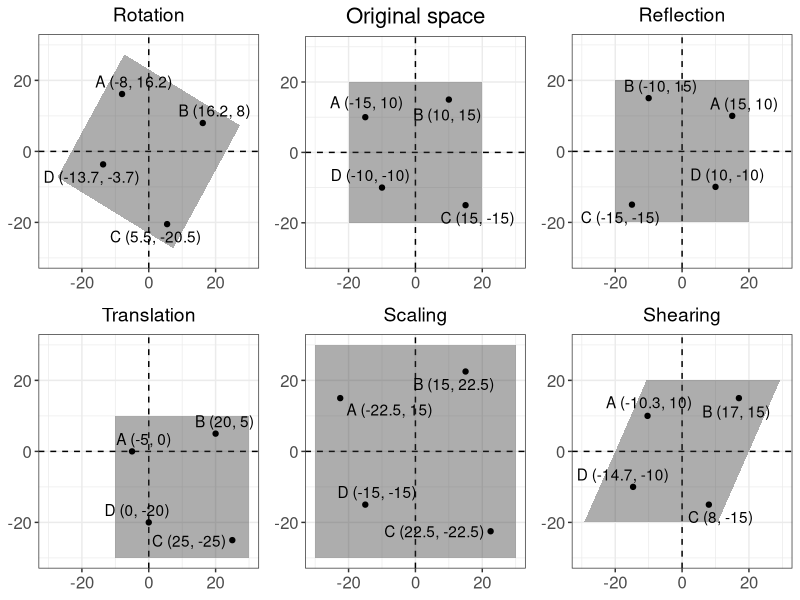
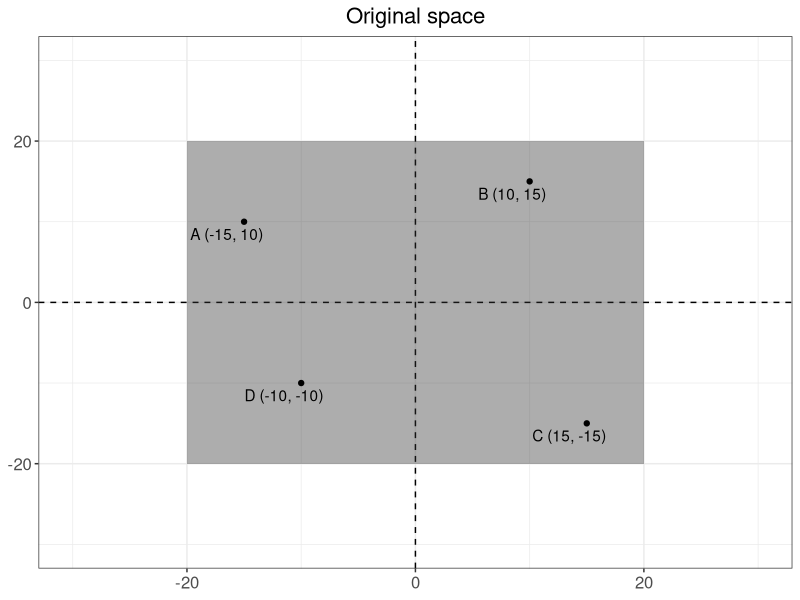
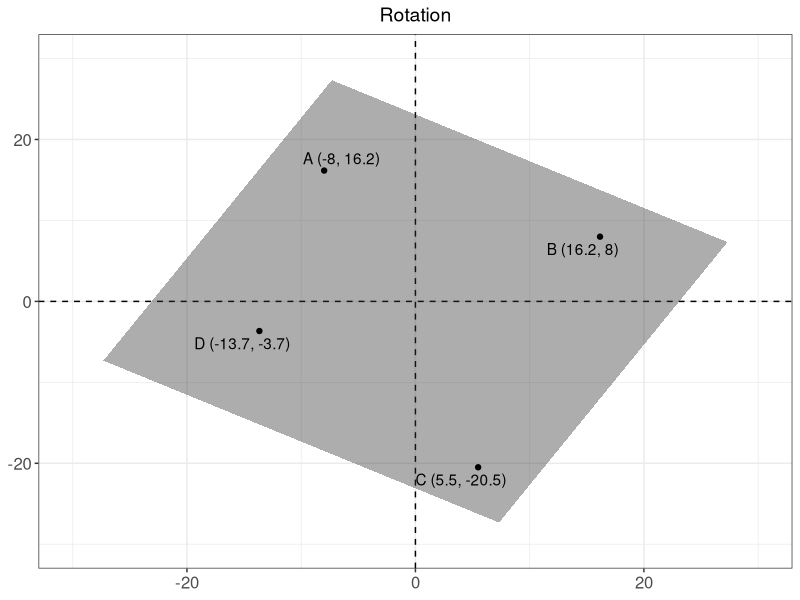
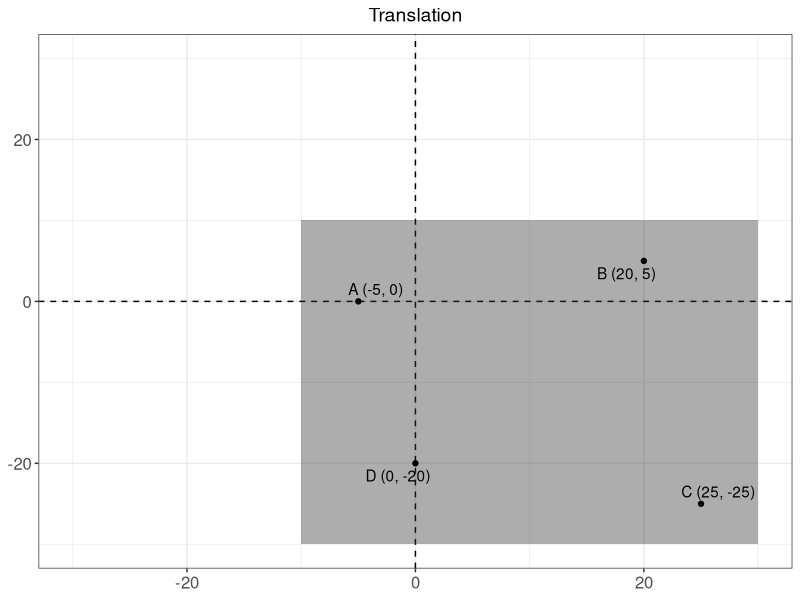
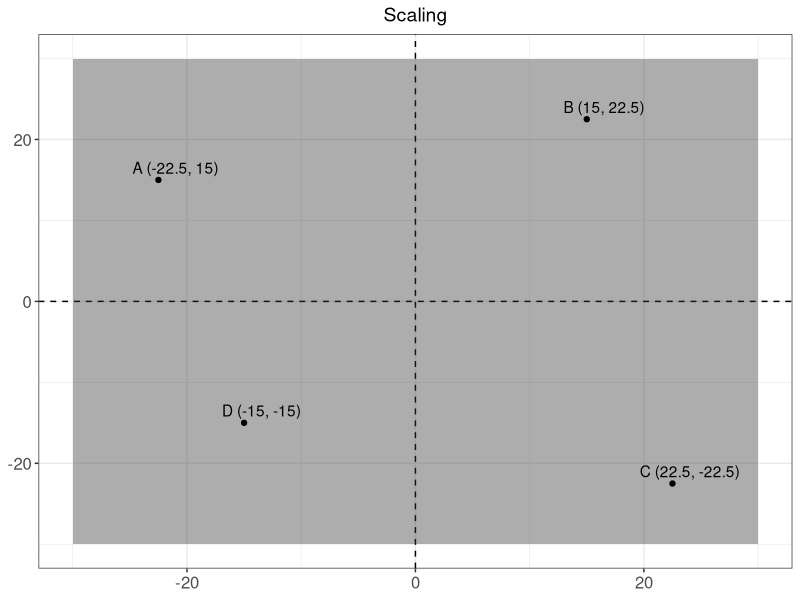
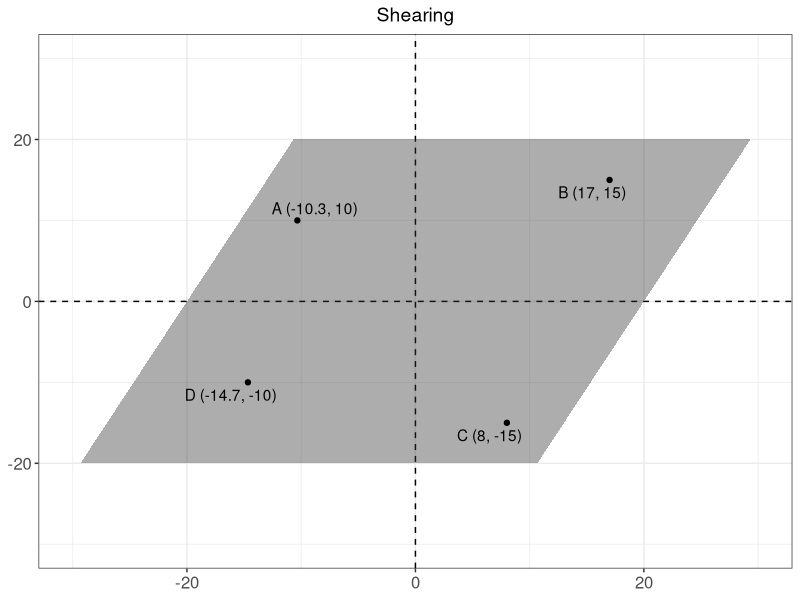
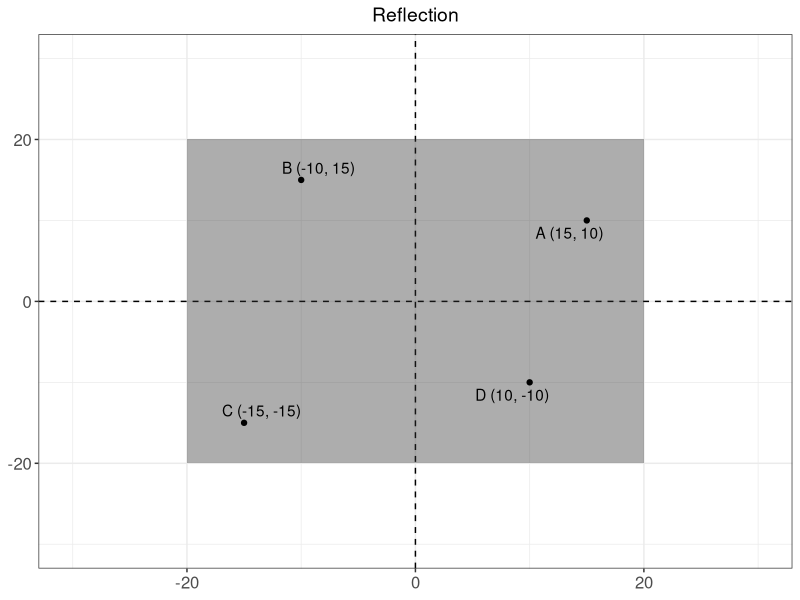
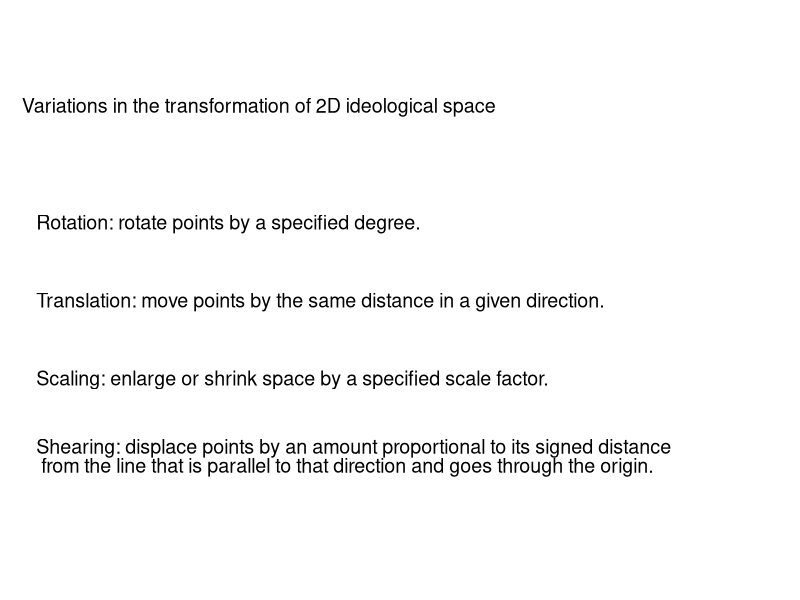

R code for these plots, in order: (Note: this script raises an error after producing the figures.)
library(ggplot2)
library(ggrepel)

# Original Space
space <- data.frame(x = c(-20, 20, 20,-20),
                    y = c( 20, 20,-20,-20))
points <- data.frame(x = c(-15, 10, 15,-10),
                     y = c( 10, 15,-15,-10))
points$lab = paste0(c("A", "B", "C", "D"),
                    rep(" (", 4), points$x, rep(", ", 4), points$y, rep(")",4)) 

sp0 <-ggplot(points, aes(x=x,y=y)) + 
  geom_vline(aes(xintercept=0), linetype=2) + 
  geom_hline(aes(yintercept=0), linetype=2) + 
  geom_polygon(data=space, aes(x=x,y=y), alpha=0.4, color=NA) +
  geom_point() + 
  geom_text_repel(aes(label=lab)) + 
  coord_cartesian(xlim=c(-30,30), ylim=c(-30,30)) + 
  ggtitle("Original space") + 
  theme_bw() + 
  theme(plot.title = element_text(hjust=0.5, size=16),
        axis.title = element_blank(),
        axis.text = element_text(size=12))
# sp0

# Rotated Space 

rotangle = 30 # Rotate by ... degrees

space1 <- data.frame(x = space$x * cos(-rotangle * (pi/180)) - space$y * sin(-rotangle * (pi/180)),
                     y = space$x * sin(-rotangle * (pi/180)) + space$y * cos(-rotangle * (pi/180)))
points1 <- data.frame(x = points$x * cos(-rotangle * (pi/180)) - points$y * sin(-rotangle * (pi/180)),
                     y = points$x * sin(-rotangle * (pi/180)) + points$y * cos(-rotangle * (pi/180)))
points1$lab = paste0(c("A", "B", "C", "D"),
                    rep(" (", 4), round(points1$x,1), rep(", ", 4), round(points1$y,1), rep(")",4)) 

sp1 <-ggplot(points1, aes(x=x,y=y)) + 
  geom_vline(aes(xintercept=0), linetype=2) + 
  geom_hline(aes(yintercept=0), linetype=2) + 
  geom_polygon(data=space1, aes(x=x,y=y), alpha=0.4, color=NA) +
  geom_point() + 
  geom_text_repel(aes(label=lab)) + 
  coord_cartesian(xlim=c(-30,30), ylim=c(-30,30)) + 
  ggtitle("Rotation") + 
  theme_bw() + 
  theme(plot.title = element_text(hjust=0.5, size=14),
        axis.title = element_blank(),
        axis.text = element_text(size=12))
# sp1

# Translated Space 

transcoord = c(10,-10) # Translation by (?,?)

space2 <- data.frame(x = space$x + transcoord[1],
                     y = space$y + transcoord[2])
points2 <- data.frame(x = points$x + transcoord[1],
                      y = points$y + transcoord[2])
points2$lab = paste0(c("A", "B", "C", "D"),
                     rep(" (", 4), round(points2$x,1), rep(", ", 4), round(points2$y,1), rep(")",4)) 

sp2 <-ggplot(points2, aes(x=x,y=y)) + 
  geom_vline(aes(xintercept=0), linetype=2) + 
  geom_hline(aes(yintercept=0), linetype=2) + 
  geom_polygon(data=space2, aes(x=x,y=y), alpha=0.4, color=NA) +
  geom_point() + 
  geom_text_repel(aes(label=lab)) + 
  coord_cartesian(xlim=c(-30,30), ylim=c(-30,30)) + 
  ggtitle("Translation") + 
  theme_bw() + 
  theme(plot.title = element_text(hjust=0.5, size=14),
        axis.title = element_blank(),
        axis.text = element_text(size=12))
# sp2

# Scaled Space 

scaleset = 1.5 # Scaling by ...

space3 <- data.frame(x = space$x * scaleset,
                     y = space$y * scaleset)
points3 <- data.frame(x = points$x * scaleset,
                      y = points$y * scaleset)
points3$lab = paste0(c("A", "B", "C", "D"),
                     rep(" (", 4), round(points3$x,1), rep(", ", 4), round(points3$y,1), rep(")",4)) 

sp3 <-ggplot(points3, aes(x=x,y=y)) + 
  geom_vline(aes(xintercept=0), linetype=2) + 
  geom_hline(aes(yintercept=0), linetype=2) + 
  geom_polygon(data=space3, aes(x=x,y=y), alpha=0.4, color=NA) +
  geom_point() + 
  geom_text_repel(aes(label=lab)) + 
  coord_cartesian(xlim=c(-30,30), ylim=c(-30,30)) + 
  ggtitle("Scaling") + 
  theme_bw() + 
  theme(plot.title = element_text(hjust=0.5, size=14),
        axis.title = element_blank(),
        axis.text = element_text(size=12))
# sp3

# Shearing

shearangle = 65 # Translation by (?,?)

space4 <- data.frame(x = space$x + (1/tan(shearangle* (pi/180))) * space$y,
                     y = space$y)
points4 <- data.frame(x = points$x + (1/tan(shearangle* (pi/180))) * points$y,
                      y = points$y)
points4$lab = paste0(c("A", "B", "C", "D"),
                     rep(" (", 4), round(points4$x,1), rep(", ", 4), round(points4$y,1), rep(")",4)) 

sp4 <-ggplot(points4, aes(x=x,y=y)) + 
  geom_vline(aes(xintercept=0), linetype=2) + 
  geom_hline(aes(yintercept=0), linetype=2) + 
  geom_polygon(data=space4, aes(x=x,y=y), alpha=0.4, color=NA) +
  geom_point() + 
  geom_text_repel(aes(label=lab)) + 
  coord_cartesian(xlim=c(-30,30), ylim=c(-30,30)) + 
  ggtitle("Shearing") + 
  theme_bw() + 
  theme(plot.title = element_text(hjust=0.5, size=14),
        axis.title = element_blank(),
        axis.text = element_text(size=12))
# sp4

# Reflection

# Reflection by Y axis

space5 <- data.frame(x = -space$x,
                     y = space$y)
points5 <- data.frame(x = -points$x,
                      y = points$y)
points5$lab = paste0(c("A", "B", "C", "D"),
                     rep(" (", 4), round(points5$x,1), rep(", ", 4), round(points5$y,1), rep(")",4)) 

sp5 <-ggplot(points5, aes(x=x,y=y)) + 
  geom_vline(aes(xintercept=0), linetype=2) + 
  geom_hline(aes(yintercept=0), linetype=2) + 
  geom_polygon(data=space5, aes(x=x,y=y), alpha=0.4, color=NA) +
  geom_point() + 
  geom_text_repel(aes(label=lab)) + 
  coord_cartesian(xlim=c(-30,30), ylim=c(-30,30)) + 
  ggtitle("Reflection") + 
  theme_bw() + 
  theme(plot.title = element_text(hjust=0.5, size=14),
        axis.title = element_blank(),
        axis.text = element_text(size=12))
# sp5

## Annotation Plot

ant <- data.frame(y=c(0.45,0.3,0.2,0.1,0),
           x=c(-0.1,0,0,0,0),
           lab = c("Variations in the transformation of 2D ideological space",
                   "Rotation: rotate points by a specified degree.",
                   "Translation: move points by the same distance in a given direction.",
                   "Scaling: enlarge or shrink space by a specified scale factor.",
                   "Shearing: displace points by an amount proportional to its signed distance\n from the line that is parallel to that direction and goes through the origin."))
                   # paste0("Rotation: Rotate space clockwise by ", rotangle," degrees."),
                   # paste0("Translation: Shift all coordinates by (", transcoord[1], ", ", transcoord[2], ")."),
                   # paste0("Scaling: Expand space by ", scaleset*100, "%."),
                   # paste0("Shearing: Shear space by shear angle of ", shearangle, " degrees.")))
spant <- ggplot(ant, aes(x=x,y=y,label=lab)) + 
  geom_text(size=5, hjust=0, lineheight = .8) + 
  coord_cartesian(xlim=c(0,5), ylim=c(-0.15,0.55)) + 
  theme_void()
# spant

## Arrange Plots

library(gridExtra)
library(grid)

# p <- arrangeGrob(arrangeGrob(sp0, spant, ncol=2, widths=c(1,3)), 
#              arrangeGrob(sp1,sp2,sp3,sp4, ncol=4), nrow=2)
# grid.draw(p)

p <- arrangeGrob(arrangeGrob(sp1, sp0, sp5, ncol=3, widths=c(1,1,1)), 
                 arrangeGrob(sp2,sp3,sp4, ncol=3), nrow=2)

#+ fig.width=9.5, fig.height=6.5
grid.draw(p)

#+
ggsave(paste0(projdir, "/Outputs/illustration/transform_illustration.png"), p, width=9.5, height=6.5)

# Save individual figures
ggsave(paste0(projdir, "/Outputs/illustration/sp0.png"), sp0, width=3, height=3.2)
ggsave(paste0(projdir, "/Outputs/illustration/sp1.png"), sp1, width=3, height=3.2)
ggsave(paste0(projdir, "/Outputs/illustration/sp2.png"), sp2, width=3, height=3.2)
ggsave(paste0(projdir, "/Outputs/illustration/sp3.png"), sp3, width=3, height=3.2)
ggsave(paste0(projdir, "/Outputs/illustration/sp4.png"), sp4, width=3, height=3.2)
ggsave(paste0(projdir, "/Outputs/illustration/sp5.png"), sp5, width=3, height=3.2)
